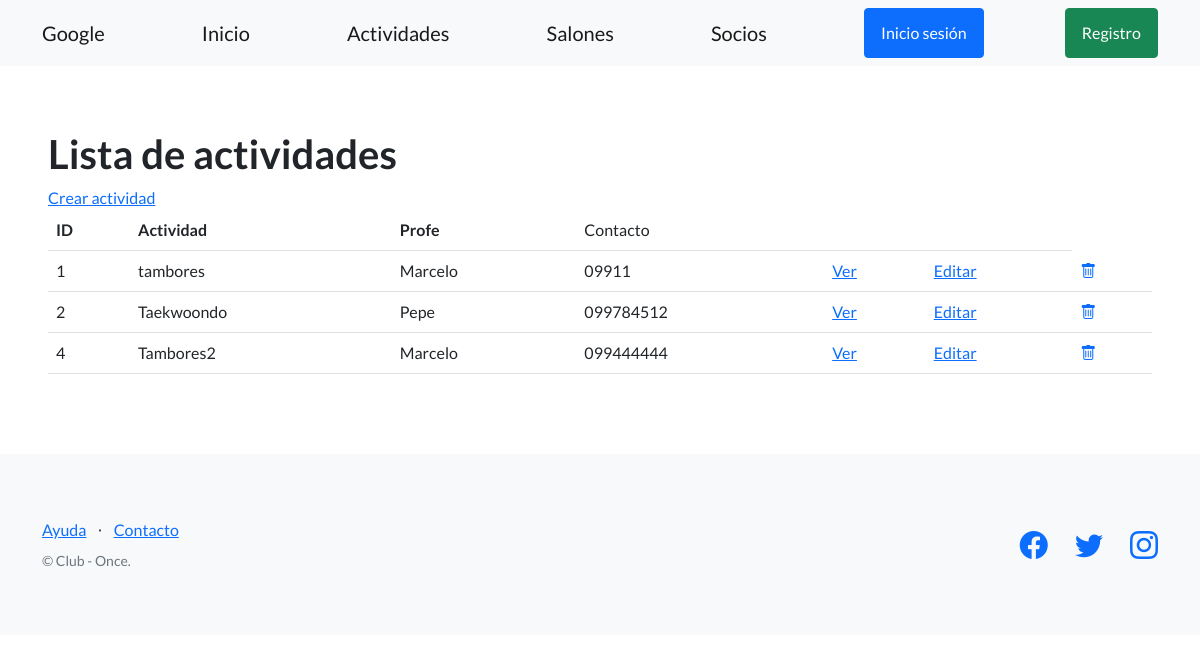
Page /actividades/ on the committed database.
### club_once_estrellas/models.py (models this page shows, shortened)
class Actividades(models.Model):
    actividad = models.CharField(max_length=64)
    horario = models.TimeField()
    dia = models.CharField(max_length=64)
    nombre_profesor = models.CharField(max_length=64)
    telefono_contacto = models.CharField(max_length=20)
    creador = models.ForeignKey(User, on_delete=models.SET_NULL, null=True)

### club_once_estrellas/views.py (the view)
# urls.py: path("actividades/", ActividadesListView.as_view(), name="lista_actividades"),
class ActividadesListView(ListView):
    model = Actividades
    template_name = 'club_once_estrellas/lista_actividades.html'

### club_once_estrellas/templates/club_once_estrellas/lista_actividades.html
{% extends "club_once_estrellas/base.html" %}
{% block contenido %}
<section>
  <div>
    <h1>Lista de actividades</h1>
    <a href="{% url 'crear_actividad' %}">Crear actividad</a>
    <br>
    <table class="table">
      <tbody>
        <tr>
          <th>ID</th>
          <th>Actividad</th>
          <th>Profe</th>
          <td>Contacto</td>
          <td></td>
          <td></td>
        </tr>
        {% for actividad in object_list %}
        <tr>
          <td>{{ actividad.id }}</td>
          <td>{{ actividad.actividad }}</td>
          <td>{{ actividad.nombre_profesor }}</td>
          <td>{{ actividad.telefono_contacto }}</td>
          <td>
            <a href="{% url 'ver_actividad' actividad.id %}">Ver</a>
          </td>
          <td>
            <a href="{% url 'editar_actividad' actividad.id %}">Editar</a>
          </td>
          <td>
            <a href="{% url 'eliminar_actividad' actividad.id %}">
              <i class="bi bi-trash"></i>
            </a>
          </td>
        </tr>
        {% endfor %}
      </tbody>
    </table>
  </div>
</section>
{% endblock contenido %}

### rows in the picture
Actividades: id "1", actividad "tambores", nombre_profesor "Marcelo", telefono_contacto "09911"
Actividades: id "2", actividad "Taekwoondo", nombre_profesor "Pepe", telefono_contacto "099784512"
Actividades: id "4", actividad "Tambores2", nombre_profesor "Marcelo", telefono_contacto "099444444"
